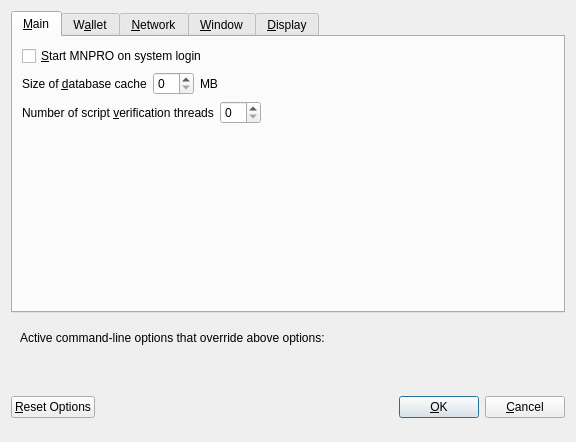
<?xml version="1.0" encoding="UTF-8"?>
<ui version="4.0">
 <class>OptionsDialog</class>
 <widget class="QDialog" name="OptionsDialog">
  <property name="geometry">
   <rect>
    <x>0</x>
    <y>0</y>
    <width>576</width>
    <height>442</height>
   </rect>
  </property>
  <property name="windowTitle">
   <string>Options</string>
  </property>
  <property name="modal">
   <bool>true</bool>
  </property>
  <layout class="QVBoxLayout" name="verticalLayout">
   <item>
    <widget class="QTabWidget" name="tabWidget">
     <property name="currentIndex">
      <number>0</number>
     </property>
     <widget class="QWidget" name="tabMain">
      <attribute name="title">
       <string>&amp;Main</string>
      </attribute>
      <layout class="QVBoxLayout" name="verticalLayout_Main">
       <item>
        <widget class="QCheckBox" name="bitcoinAtStartup">
         <property name="toolTip">
          <string>Automatically start MNPRO after logging in to the system.</string>
         </property>
         <property name="text">
          <string>&amp;Start MNPRO on system login</string>
         </property>
        </widget>
       </item>
       <item>
        <layout class="QHBoxLayout" name="horizontalLayout_2_Main">
         <item>
          <widget class="QLabel" name="databaseCacheLabel">
           <property name="text">
            <string>Size of &amp;database cache</string>
           </property>
           <property name="textFormat">
            <enum>Qt::PlainText</enum>
           </property>
           <property name="buddy">
            <cstring>databaseCache</cstring>
           </property>
          </widget>
         </item>
         <item>
          <widget class="QSpinBox" name="databaseCache"/>
         </item>
         <item>
          <widget class="QLabel" name="databaseCacheUnitLabel">
           <property name="text">
            <string>MB</string>
           </property>
           <property name="textFormat">
            <enum>Qt::PlainText</enum>
           </property>
          </widget>
         </item>
         <item>
          <spacer name="horizontalSpacer_2_Main">
           <property name="orientation">
            <enum>Qt::Horizontal</enum>
           </property>
           <property name="sizeHint" stdset="0">
            <size>
             <width>40</width>
             <height>20</height>
            </size>
           </property>
          </spacer>
         </item>
        </layout>
       </item>
       <item>
        <layout class="QHBoxLayout" name="horizontalLayout_3_Main">
         <item>
          <widget class="QLabel" name="threadsScriptVerifLabel">
           <property name="text">
            <string>Number of script &amp;verification threads</string>
           </property>
           <property name="textFormat">
            <enum>Qt::PlainText</enum>
           </property>
           <property name="buddy">
            <cstring>threadsScriptVerif</cstring>
           </property>
          </widget>
         </item>
         <item>
          <widget class="QSpinBox" name="threadsScriptVerif">
           <property name="toolTip">
            <string>(0 = auto, &lt;0 = leave that many cores free)</string>
           </property>
          </widget>
         </item>
         <item>
          <spacer name="horizontalSpacer_3_Main">
           <property name="orientation">
            <enum>Qt::Horizontal</enum>
           </property>
           <property name="sizeHint" stdset="0">
            <size>
             <width>40</width>
             <height>20</height>
            </size>
           </property>
          </spacer>
         </item>
        </layout>
       </item>
       <item>
        <spacer name="verticalSpacer_2">
         <property name="orientation">
          <enum>Qt::Vertical</enum>
         </property>
         <property name="sizeHint" stdset="0">
          <size>
           <width>20</width>
           <height>40</height>
          </size>
         </property>
        </spacer>
       </item>
      </layout>
     </widget>
     <widget class="QWidget" name="tabWallet">
      <attribute name="title">
       <string>W&amp;allet</string>
      </attribute>
      <layout class="QVBoxLayout" name="verticalLayout_Wallet">
       <item>
        <layout class="QHBoxLayout" name="horizontalLayout_2_Wallet">
         <item>
          <widget class="QLabel" name="labelStakeSplitThresholdText">
           <property name="text">
            <string>Stake split threshold:</string>
           </property>
          </widget>
         </item>
         <item>
          <widget class="QSpinBox" name="spinBoxStakeSplitThreshold">
           <property name="minimum">
            <number>1</number>
           </property>
           <property name="maximum">
            <number>999999</number>
           </property>
          </widget>
         </item>
        </layout>
       </item>
       <item>
        <widget class="QGroupBox" name="groupBox">
         <property name="title">
          <string>Expert</string>
         </property>
         <layout class="QVBoxLayout" name="verticalLayout_2">
          <item>
           <widget class="QCheckBox" name="coinControlFeatures">
            <property name="toolTip">
             <string>Whether to show coin control features or not.</string>
            </property>
            <property name="text">
             <string>Enable coin &amp;control features</string>
            </property>
           </widget>
          </item>
          <item>
           <widget class="QCheckBox" name="showMasternodesTab">
            <property name="toolTip">
             <string>Show additional tab listing all your masternodes in first sub-tab&lt;br/&gt;and all masternodes on the network in second sub-tab.</string>
            </property>
            <property name="text">
             <string>Show Masternodes Tab</string>
            </property>
           </widget>
          </item>
          <item>
           <widget class="QCheckBox" name="spendZeroConfChange">
            <property name="toolTip">
             <string>If you disable the spending of unconfirmed change, the change from a transaction&lt;br/&gt;cannot be used until that transaction has at least one confirmation.&lt;br/&gt;This also affects how your balance is computed.</string>
            </property>
            <property name="text">
             <string>&amp;Spend unconfirmed change</string>
            </property>
           </widget>
          </item>
         </layout>
        </widget>
       </item>
       <item>
        <spacer name="verticalSpacer_Wallet">
         <property name="orientation">
          <enum>Qt::Vertical</enum>
         </property>
         <property name="sizeHint" stdset="0">
          <size>
           <width>20</width>
           <height>40</height>
          </size>
         </property>
        </spacer>
       </item>
      </layout>
     </widget>
     <widget class="QWidget" name="tabNetwork">
      <attribute name="title">
       <string>&amp;Network</string>
      </attribute>
      <layout class="QVBoxLayout" name="verticalLayout_Network">
       <item>
        <widget class="QCheckBox" name="mapPortUpnp">
         <property name="toolTip">
          <string>Automatically open the MNPRO client port on the router. This only works when your router supports UPnP and it is enabled.</string>
         </property>
         <property name="text">
          <string>Map port using &amp;UPnP</string>
         </property>
        </widget>
       </item>
       <item>
        <widget class="QCheckBox" name="allowIncoming">
         <property name="toolTip">
          <string>Accept connections from outside</string>
         </property>
         <property name="text">
          <string>Allow incoming connections</string>
         </property>
        </widget>
       </item>
       <item>
        <widget class="QCheckBox" name="connectSocks">
         <property name="toolTip">
          <string>Connect to the MNPRO network through a SOCKS5 proxy.</string>
         </property>
         <property name="text">
          <string>&amp;Connect through SOCKS5 proxy (default proxy):</string>
         </property>
        </widget>
       </item>
       <item>
        <layout class="QHBoxLayout" name="horizontalLayout_1_Network">
         <item>
          <widget class="QLabel" name="proxyIpLabel">
           <property name="text">
            <string>Proxy &amp;IP:</string>
           </property>
           <property name="textFormat">
            <enum>Qt::PlainText</enum>
           </property>
           <property name="buddy">
            <cstring>proxyIp</cstring>
           </property>
          </widget>
         </item>
         <item>
          <widget class="QValidatedLineEdit" name="proxyIp">
           <property name="minimumSize">
            <size>
             <width>140</width>
             <height>0</height>
            </size>
           </property>
           <property name="maximumSize">
            <size>
             <width>140</width>
             <height>16777215</height>
            </size>
           </property>
           <property name="toolTip">
            <string>IP address of the proxy (e.g. IPv4: 127.0.0.1 / IPv6: ::1)</string>
           </property>
          </widget>
         </item>
         <item>
          <widget class="QLabel" name="proxyPortLabel">
           <property name="text">
            <string>&amp;Port:</string>
           </property>
           <property name="textFormat">
            <enum>Qt::PlainText</enum>
           </property>
           <property name="buddy">
            <cstring>proxyPort</cstring>
           </property>
          </widget>
         </item>
         <item>
          <widget class="QLineEdit" name="proxyPort">
           <property name="minimumSize">
            <size>
             <width>55</width>
             <height>0</height>
            </size>
           </property>
           <property name="maximumSize">
            <size>
             <width>55</width>
             <height>16777215</height>
            </size>
           </property>
           <property name="toolTip">
            <string>Port of the proxy (e.g. 9050)</string>
           </property>
          </widget>
         </item>
         <item>
          <spacer name="horizontalSpacer_1_Network">
           <property name="orientation">
            <enum>Qt::Horizontal</enum>
           </property>
           <property name="sizeHint" stdset="0">
            <size>
             <width>40</width>
             <height>20</height>
            </size>
           </property>
          </spacer>
         </item>
        </layout>
       </item>
       <item>
        <spacer name="verticalSpacer_Network">
         <property name="orientation">
          <enum>Qt::Vertical</enum>
         </property>
         <property name="sizeHint" stdset="0">
          <size>
           <width>20</width>
           <height>40</height>
          </size>
         </property>
        </spacer>
       </item>
      </layout>
     </widget>
     <widget class="QWidget" name="tabWindow">
      <attribute name="title">
       <string>&amp;Window</string>
      </attribute>
      <layout class="QVBoxLayout" name="verticalLayout_Window">
       <item>
        <widget class="QCheckBox" name="minimizeToTray">
         <property name="toolTip">
          <string>Show only a tray icon after minimizing the window.</string>
         </property>
         <property name="text">
          <string>&amp;Minimize to the tray instead of the taskbar</string>
         </property>
        </widget>
       </item>
       <item>
        <widget class="QCheckBox" name="minimizeOnClose">
         <property name="toolTip">
          <string>Minimize instead of exit the application when the window is closed. When this option is enabled, the application will be closed only after selecting Quit in the menu.</string>
         </property>
         <property name="text">
          <string>M&amp;inimize on close</string>
         </property>
        </widget>
       </item>
       <item>
        <spacer name="verticalSpacer_Window">
         <property name="orientation">
          <enum>Qt::Vertical</enum>
         </property>
         <property name="sizeHint" stdset="0">
          <size>
           <width>20</width>
           <height>40</height>
          </size>
         </property>
        </spacer>
       </item>
      </layout>
     </widget>
     <widget class="QWidget" name="tabDisplay">
      <attribute name="title">
       <string>&amp;Display</string>
      </attribute>
      <layout class="QVBoxLayout" name="verticalLayout_Display">
       <item>
        <layout class="QHBoxLayout" name="horizontalLayout_1_Display">
         <item>
          <widget class="QLabel" name="langLabel">
           <property name="text">
            <string>User Interface &amp;language:</string>
           </property>
           <property name="textFormat">
            <enum>Qt::PlainText</enum>
           </property>
           <property name="buddy">
            <cstring>lang</cstring>
           </property>
          </widget>
         </item>
         <item>
          <widget class="QValueComboBox" name="lang">
           <property name="toolTip">
            <string>The user interface language can be set here. This setting will take effect after restarting MNPRO.</string>
           </property>
          </widget>
         </item>
        </layout>
       </item>
       <item>
        <widget class="Line" name="line">
         <property name="orientation">
          <enum>Qt::Horizontal</enum>
         </property>
        </widget>
       </item>
       <item>
        <layout class="QHBoxLayout" name="horizontalLayout_2_Display">
         <item>
          <widget class="QLabel" name="unitLabel">
           <property name="text">
            <string>&amp;Unit to show amounts in:</string>
           </property>
           <property name="textFormat">
            <enum>Qt::PlainText</enum>
           </property>
           <property name="buddy">
            <cstring>unit</cstring>
           </property>
          </widget>
         </item>
         <item>
          <widget class="QValueComboBox" name="unit">
           <property name="toolTip">
            <string>Choose the default subdivision unit to show in the interface and when sending coins.</string>
           </property>
          </widget>
         </item>
        </layout>
       </item>
       <item>
        <layout class="QHBoxLayout" name="horizontalLayout_5_Display">
         <item>
          <widget class="QLabel" name="digitsLabel">
           <property name="text">
            <string>Decimal digits</string>
           </property>
          </widget>
         </item>
         <item>
          <widget class="QValueComboBox" name="digits"/>
         </item>
        </layout>
       </item>
       <item>
        <layout class="QHBoxLayout" name="horizontalLayout_3_Display">
         <item>
          <widget class="QLabel" name="thirdPartyTxUrlsLabel">
           <property name="toolTip">
            <string>Third party URLs (e.g. a block explorer) that appear in the transactions tab as context menu items. %s in the URL is replaced by transaction hash. Multiple URLs are separated by vertical bar |.</string>
           </property>
           <property name="text">
            <string>Third party transaction URLs</string>
           </property>
           <property name="buddy">
            <cstring>thirdPartyTxUrls</cstring>
           </property>
          </widget>
         </item>
         <item>
          <widget class="QLineEdit" name="thirdPartyTxUrls">
           <property name="toolTip">
            <string>Third party URLs (e.g. a block explorer) that appear in the transactions tab as context menu items. %s in the URL is replaced by transaction hash. Multiple URLs are separated by vertical bar |.</string>
           </property>
          </widget>
         </item>
        </layout>
       </item>
       <item>
        <spacer name="verticalSpacer">
         <property name="orientation">
          <enum>Qt::Vertical</enum>
         </property>
         <property name="sizeHint" stdset="0">
          <size>
           <width>20</width>
           <height>40</height>
          </size>
         </property>
        </spacer>
       </item>
      </layout>
     </widget>
    </widget>
   </item>
   <item>
    <widget class="QFrame" name="frame">
     <layout class="QVBoxLayout" name="verticalLayout_Bottom">
      <item>
       <layout class="QHBoxLayout" name="horizontalLayout_Bottom">
        <item>
         <widget class="QLabel" name="overriddenByCommandLineInfoLabel">
          <property name="text">
           <string>Active command-line options that override above options:</string>
          </property>
          <property name="textFormat">
           <enum>Qt::PlainText</enum>
          </property>
         </widget>
        </item>
        <item>
         <spacer name="horizontalSpacer_Bottom">
          <property name="orientation">
           <enum>Qt::Horizontal</enum>
          </property>
          <property name="sizeHint" stdset="0">
           <size>
            <width>40</width>
            <height>20</height>
           </size>
          </property>
         </spacer>
        </item>
       </layout>
      </item>
      <item>
       <widget class="QLabel" name="overriddenByCommandLineLabel">
        <property name="text">
         <string/>
        </property>
        <property name="textFormat">
         <enum>Qt::PlainText</enum>
        </property>
        <property name="wordWrap">
         <bool>true</bool>
        </property>
       </widget>
      </item>
     </layout>
    </widget>
   </item>
   <item>
    <layout class="QHBoxLayout" name="horizontalLayout_Buttons">
     <item>
      <widget class="QPushButton" name="resetButton">
       <property name="toolTip">
        <string>Reset all client options to default.</string>
       </property>
       <property name="text">
        <string>&amp;Reset Options</string>
       </property>
       <property name="autoDefault">
        <bool>false</bool>
       </property>
      </widget>
     </item>
     <item>
      <spacer name="horizontalSpacer_1">
       <property name="orientation">
        <enum>Qt::Horizontal</enum>
       </property>
       <property name="sizeHint" stdset="0">
        <size>
         <width>40</width>
         <height>48</height>
        </size>
       </property>
      </spacer>
     </item>
     <item>
      <widget class="QLabel" name="statusLabel">
       <property name="minimumSize">
        <size>
         <width>200</width>
         <height>0</height>
        </size>
       </property>
       <property name="font">
        <font>
         <weight>75</weight>
         <bold>true</bold>
        </font>
       </property>
       <property name="text">
        <string/>
       </property>
       <property name="textFormat">
        <enum>Qt::PlainText</enum>
       </property>
       <property name="wordWrap">
        <bool>true</bool>
       </property>
      </widget>
     </item>
     <item>
      <spacer name="horizontalSpacer_2">
       <property name="orientation">
        <enum>Qt::Horizontal</enum>
       </property>
       <property name="sizeHint" stdset="0">
        <size>
         <width>40</width>
         <height>48</height>
        </size>
       </property>
      </spacer>
     </item>
     <item>
      <widget class="QPushButton" name="okButton">
       <property name="text">
        <string>&amp;OK</string>
       </property>
       <property name="autoDefault">
        <bool>false</bool>
       </property>
       <property name="default">
        <bool>true</bool>
       </property>
      </widget>
     </item>
     <item>
      <widget class="QPushButton" name="cancelButton">
       <property name="text">
        <string>&amp;Cancel</string>
       </property>
       <property name="autoDefault">
        <bool>false</bool>
       </property>
      </widget>
     </item>
    </layout>
   </item>
  </layout>
 </widget>
 <customwidgets>
  <customwidget>
   <class>QValidatedLineEdit</class>
   <extends>QLineEdit</extends>
   <header>qvalidatedlineedit.h</header>
  </customwidget>
  <customwidget>
   <class>QValueComboBox</class>
   <extends>QComboBox</extends>
   <header>qvaluecombobox.h</header>
  </customwidget>
 </customwidgets>
 <resources/>
 <connections/>
</ui>
